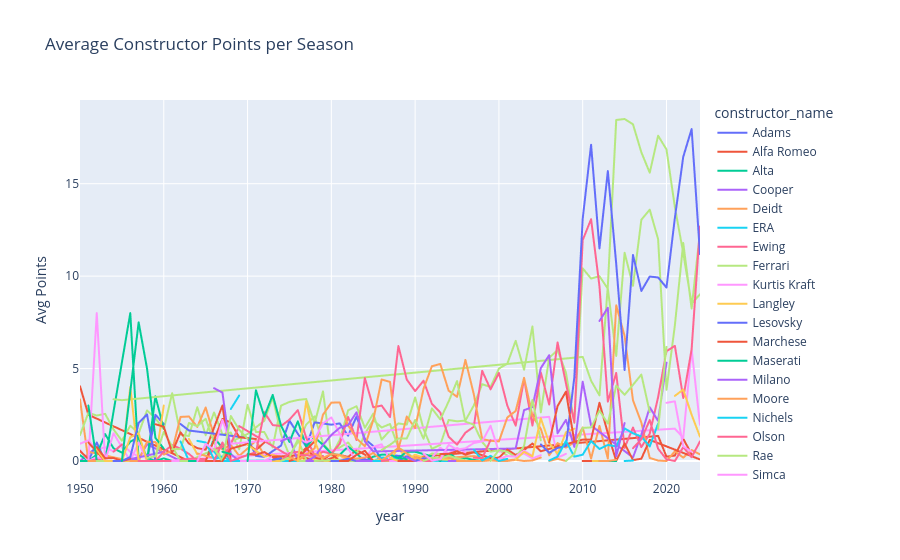

This figure's notebook cell:
### Code cell
#Average Constructor Points per Season

avg_team_pts = df.groupby(['year', 'constructor_name'])['points'].mean().reset_index()

fig = px.line(
    avg_team_pts,
    x='year',
    y='points',
    color='constructor_name',
    title='Average Constructor Points per Season',
    labels={'points': 'Avg Points'}
)
fig.show()
